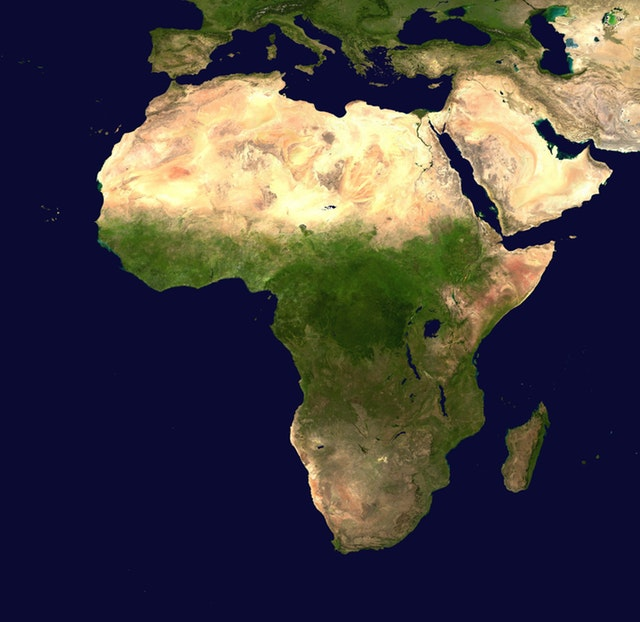
#> input picture images&video_resource/map.jpg, 640 x 622 px, found by its file name
$ python 43-Convex_Hull3.py
#> lines starting #> are read from the running program, lines starting #| are printed output that depends on the picture; after the words box and inside, x2 and y2 are one past the last pixel; in counts of white or black regions, pixels touching at a corner belong together
import cv2
import numpy as np

img = cv2.imread("map.jpg")
#> img is the input picture: shape (622, 640, 3); mean B, G, R 66.4, 64, 68.6
gray = cv2.cvtColor(img,cv2.COLOR_BGR2GRAY)
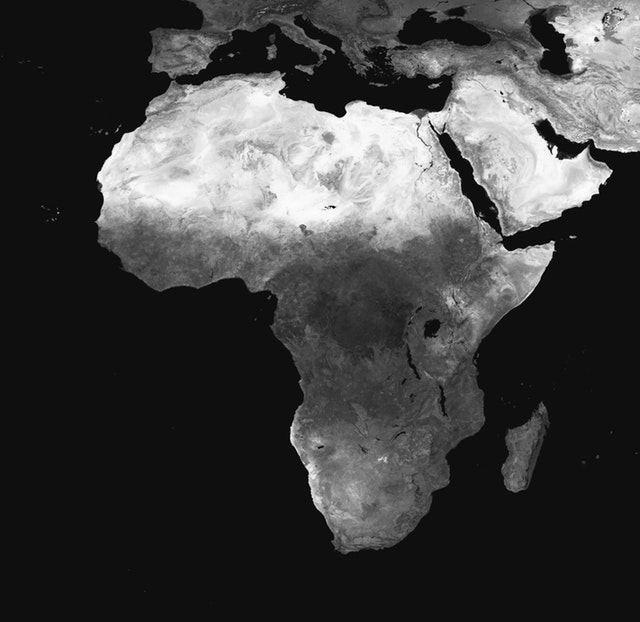
#> gray: shape (622, 640); min 1, max 253, mean 65.7
blur = cv2.blur(gray,(3,3))
_,thresh = cv2.threshold(blur,30,255,cv2.THRESH_BINARY)
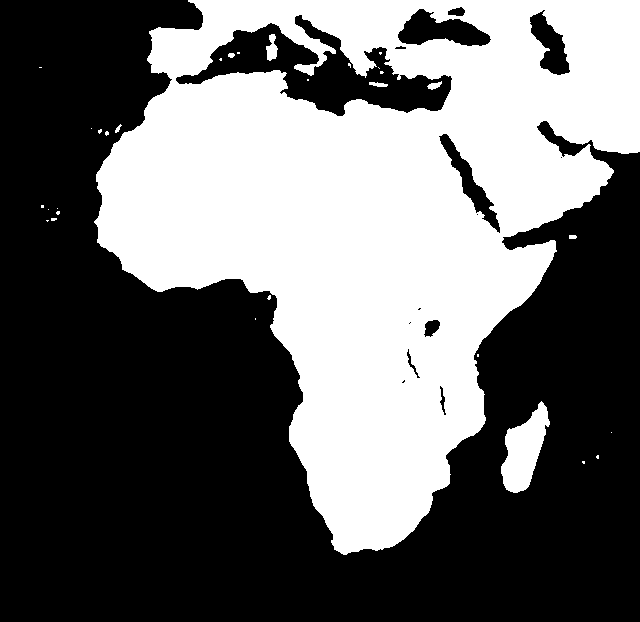
#> thresh: shape (622, 640); 41.8% white; 31 white regions (23 under 20 px)

contours,_ = cv2.findContours(thresh,cv2.RETR_TREE,cv2.CHAIN_APPROX_SIMPLE)
#> contours = 46 contours, 31 with area under 20; largest, box (x1, y1, x2, y2) and area: (94, 0, 640, 555) 178134, (175, 14, 453, 117) 11193, (501, 401, 550, 493) 2380, (397, 8, 492, 47) 2060, (438, 133, 501, 234) 1443
hull = []

bg = np.zeros((thresh.shape[0],thresh.shape[1],3),dtype=np.uint8)  # 3 channal'a ve img boyutlarına sahip black ground
for i in range(len(contours)):
    hull.append(cv2.convexHull(contours[i]))
    cv2.drawContours(bg,contours,-1,(0,255,0),3)
    cv2.drawContours(bg,hull,-1,(0,0,255),3)
#> this loop made 46 passes
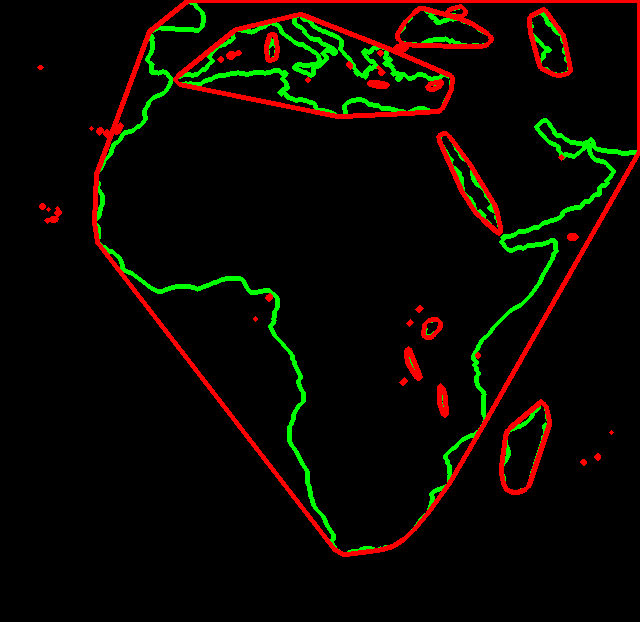
#> bg: shape (622, 640, 3); mean of channels 0, 1, 2 0, 7.7, 11.2; drawn as B, G, R
#> after the loop, hull = 46 contours, 29 with area under 20; largest, box (x1, y1, x2, y2) and area: (94, 0, 640, 555) 209877, (175, 14, 453, 117) 17736, (501, 401, 550, 493) 2717, (397, 8, 492, 47) 2471, (438, 133, 501, 234) 1842

cv2.imshow("image",img)
cv2.imshow("gray",gray)
cv2.imshow("blur",blur)
cv2.imshow("thresh",thresh)
cv2.imshow("bg",bg)
cv2.waitKey(0)
cv2.destroyAllWindows()
